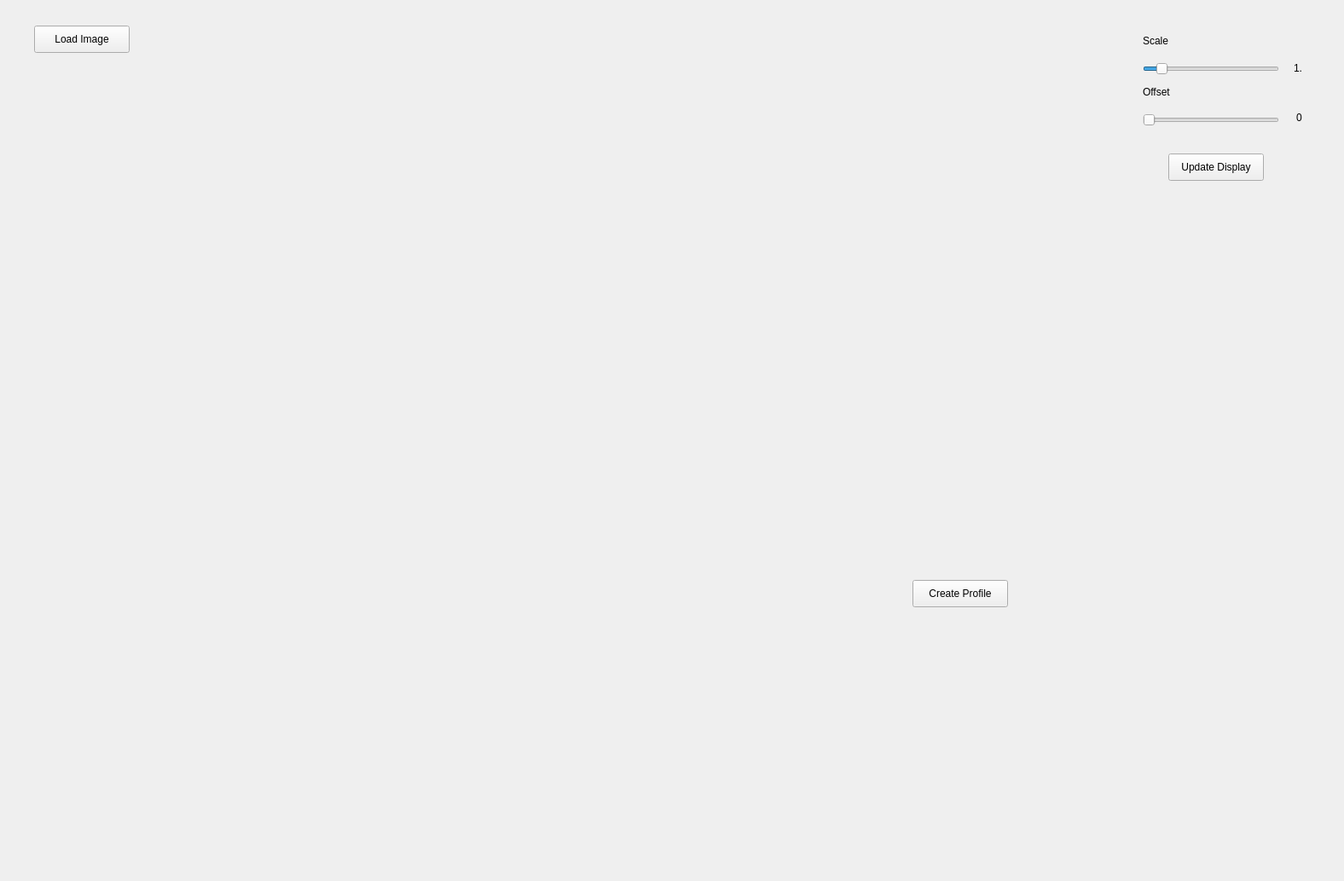
<?xml version="1.0" encoding="UTF-8"?>
<ui version="4.0">
 <class>MainWindow</class>
 <widget class="QMainWindow" name="MainWindow">
  <property name="geometry">
   <rect>
    <x>0</x>
    <y>0</y>
    <width>1576</width>
    <height>1033</height>
   </rect>
  </property>
  <property name="windowTitle">
   <string>MainWindow</string>
  </property>
  <widget class="QWidget" name="centralWidget">
   <widget class="QPushButton" name="pushButton">
    <property name="geometry">
     <rect>
      <x>40</x>
      <y>30</y>
      <width>112</width>
      <height>32</height>
     </rect>
    </property>
    <property name="text">
     <string>Load Image</string>
    </property>
   </widget>
   <widget class="ImWidget" name="imwidget" native="true">
    <property name="geometry">
     <rect>
      <x>40</x>
      <y>70</y>
      <width>1011</width>
      <height>941</height>
     </rect>
    </property>
   </widget>
   <widget class="QSlider" name="scale_slider">
    <property name="geometry">
     <rect>
      <x>1340</x>
      <y>70</y>
      <width>160</width>
      <height>22</height>
     </rect>
    </property>
    <property name="maximum">
     <number>100</number>
    </property>
    <property name="value">
     <number>10</number>
    </property>
    <property name="orientation">
     <enum>Qt::Horizontal</enum>
    </property>
   </widget>
   <widget class="QSlider" name="off_slider">
    <property name="geometry">
     <rect>
      <x>1340</x>
      <y>130</y>
      <width>160</width>
      <height>22</height>
     </rect>
    </property>
    <property name="maximum">
     <number>255</number>
    </property>
    <property name="orientation">
     <enum>Qt::Horizontal</enum>
    </property>
   </widget>
   <widget class="QLabel" name="scaleLabel">
    <property name="geometry">
     <rect>
      <x>1517</x>
      <y>70</y>
      <width>51</width>
      <height>20</height>
     </rect>
    </property>
    <property name="text">
     <string>1.</string>
    </property>
   </widget>
   <widget class="QLabel" name="offLabel">
    <property name="geometry">
     <rect>
      <x>1520</x>
      <y>130</y>
      <width>58</width>
      <height>16</height>
     </rect>
    </property>
    <property name="text">
     <string>0</string>
    </property>
   </widget>
   <widget class="QLabel" name="label">
    <property name="geometry">
     <rect>
      <x>1340</x>
      <y>40</y>
      <width>58</width>
      <height>16</height>
     </rect>
    </property>
    <property name="text">
     <string>Scale</string>
    </property>
   </widget>
   <widget class="QLabel" name="label_2">
    <property name="geometry">
     <rect>
      <x>1340</x>
      <y>100</y>
      <width>58</width>
      <height>16</height>
     </rect>
    </property>
    <property name="text">
     <string>Offset</string>
    </property>
   </widget>
   <widget class="QPushButton" name="updateButton">
    <property name="geometry">
     <rect>
      <x>1370</x>
      <y>180</y>
      <width>112</width>
      <height>32</height>
     </rect>
    </property>
    <property name="text">
     <string>Update Display</string>
    </property>
   </widget>
   <widget class="MyProfilePlot" name="plotwidget" native="true">
    <property name="geometry">
     <rect>
      <x>1090</x>
      <y>720</y>
      <width>471</width>
      <height>291</height>
     </rect>
    </property>
   </widget>
   <widget class="QPushButton" name="profileButton">
    <property name="geometry">
     <rect>
      <x>1070</x>
      <y>680</y>
      <width>112</width>
      <height>32</height>
     </rect>
    </property>
    <property name="text">
     <string>Create Profile</string>
    </property>
   </widget>
  </widget>
  <action name="actionOpen">
   <property name="text">
    <string>Open</string>
   </property>
  </action>
 </widget>
 <layoutdefault spacing="6" margin="11"/>
 <customwidgets>
  <customwidget>
   <class>ImWidget</class>
   <extends>QWidget</extends>
   <header>imwidget.h</header>
   <container>1</container>
  </customwidget>
  <customwidget>
   <class>MyProfilePlot</class>
   <extends>QWidget</extends>
   <header>myprofileplot.h</header>
   <container>1</container>
  </customwidget>
 </customwidgets>
 <resources/>
 <connections>
  <connection>
   <sender>actionOpen</sender>
   <signal>triggered()</signal>
   <receiver>MainWindow</receiver>
   <slot>close()</slot>
   <hints>
    <hint type="sourcelabel">
     <x>-1</x>
     <y>-1</y>
    </hint>
    <hint type="destinationlabel">
     <x>399</x>
     <y>239</y>
    </hint>
   </hints>
  </connection>
 </connections>
</ui>
